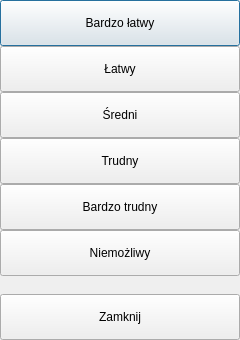
<?xml version="1.0" encoding="UTF-8"?>
<ui version="4.0">
 <class>DifficultySettings</class>
 <widget class="QDialog" name="DifficultySettings">
  <property name="geometry">
   <rect>
    <x>0</x>
    <y>0</y>
    <width>240</width>
    <height>340</height>
   </rect>
  </property>
  <property name="windowTitle">
   <string>Dialog</string>
  </property>
  <layout class="QGridLayout" name="gridLayout">
   <property name="leftMargin">
    <number>0</number>
   </property>
   <property name="topMargin">
    <number>0</number>
   </property>
   <property name="rightMargin">
    <number>0</number>
   </property>
   <property name="bottomMargin">
    <number>0</number>
   </property>
   <property name="spacing">
    <number>0</number>
   </property>
   <item row="0" column="0">
    <layout class="QVBoxLayout" name="buttonLayout">
     <property name="spacing">
      <number>0</number>
     </property>
     <item>
      <widget class="QPushButton" name="pushButtonVeryEasy">
       <property name="minimumSize">
        <size>
         <width>0</width>
         <height>46</height>
        </size>
       </property>
       <property name="text">
        <string>Bardzo łatwy</string>
       </property>
      </widget>
     </item>
     <item>
      <widget class="QPushButton" name="pushButtonEasy">
       <property name="minimumSize">
        <size>
         <width>0</width>
         <height>46</height>
        </size>
       </property>
       <property name="text">
        <string>Łatwy</string>
       </property>
      </widget>
     </item>
     <item>
      <widget class="QPushButton" name="pushButtonMedium">
       <property name="minimumSize">
        <size>
         <width>0</width>
         <height>46</height>
        </size>
       </property>
       <property name="text">
        <string>Średni</string>
       </property>
      </widget>
     </item>
     <item>
      <widget class="QPushButton" name="pushButtonHard">
       <property name="minimumSize">
        <size>
         <width>0</width>
         <height>46</height>
        </size>
       </property>
       <property name="text">
        <string>Trudny</string>
       </property>
      </widget>
     </item>
     <item>
      <widget class="QPushButton" name="pushButtonVeryHard">
       <property name="minimumSize">
        <size>
         <width>0</width>
         <height>46</height>
        </size>
       </property>
       <property name="text">
        <string>Bardzo trudny</string>
       </property>
      </widget>
     </item>
     <item>
      <widget class="QPushButton" name="pushButtonImpossible">
       <property name="minimumSize">
        <size>
         <width>0</width>
         <height>46</height>
        </size>
       </property>
       <property name="text">
        <string>Niemożliwy</string>
       </property>
      </widget>
     </item>
    </layout>
   </item>
   <item row="1" column="0">
    <spacer name="verticalSpacer">
     <property name="orientation">
      <enum>Qt::Vertical</enum>
     </property>
     <property name="sizeHint" stdset="0">
      <size>
       <width>20</width>
       <height>40</height>
      </size>
     </property>
    </spacer>
   </item>
   <item row="2" column="0">
    <widget class="QPushButton" name="pushButtonClose">
     <property name="minimumSize">
      <size>
       <width>0</width>
       <height>46</height>
      </size>
     </property>
     <property name="text">
      <string>Zamknij</string>
     </property>
    </widget>
   </item>
  </layout>
 </widget>
 <resources/>
 <connections/>
</ui>
